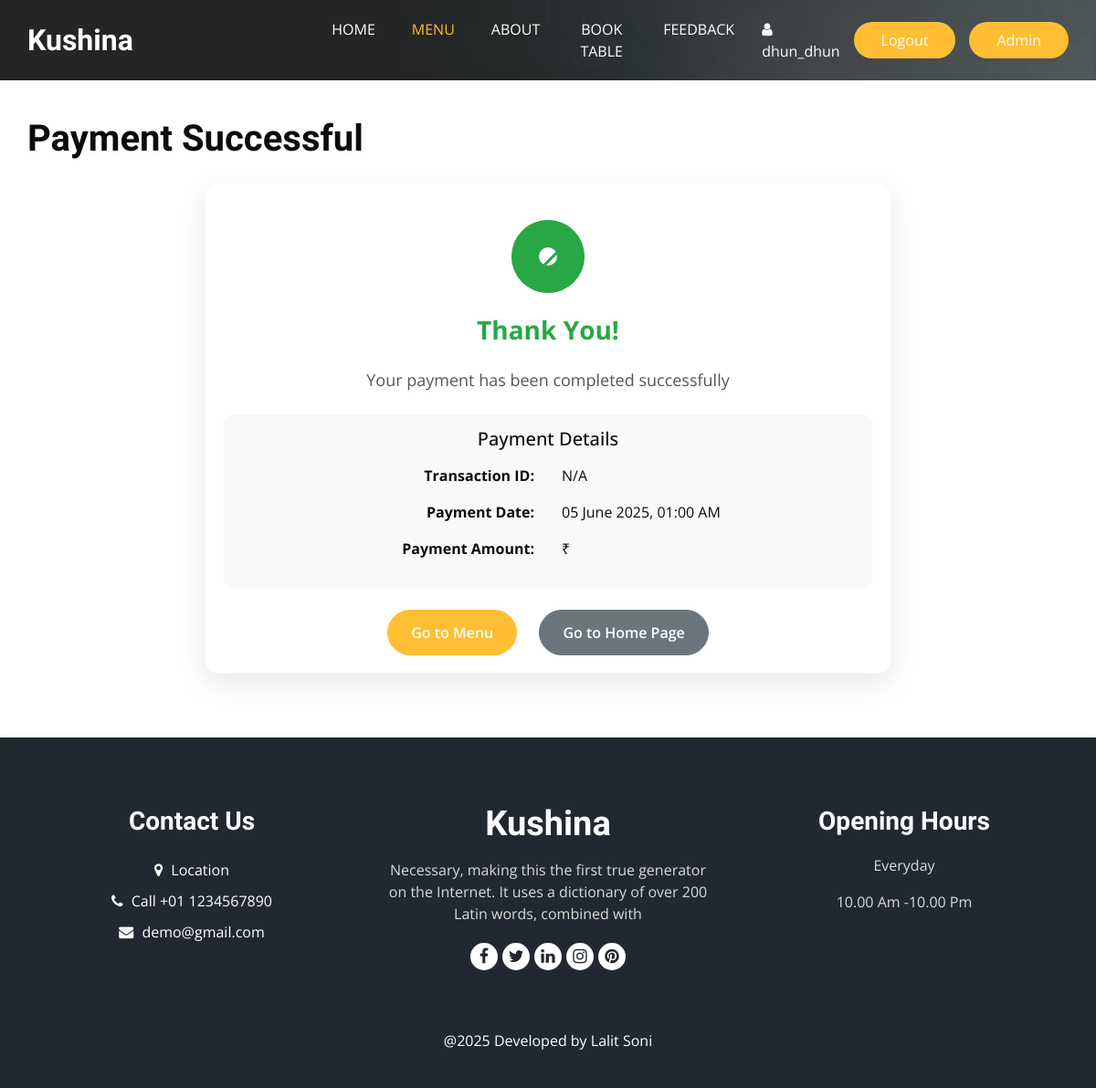
The app's page /payment/success/ (signed in), older data.
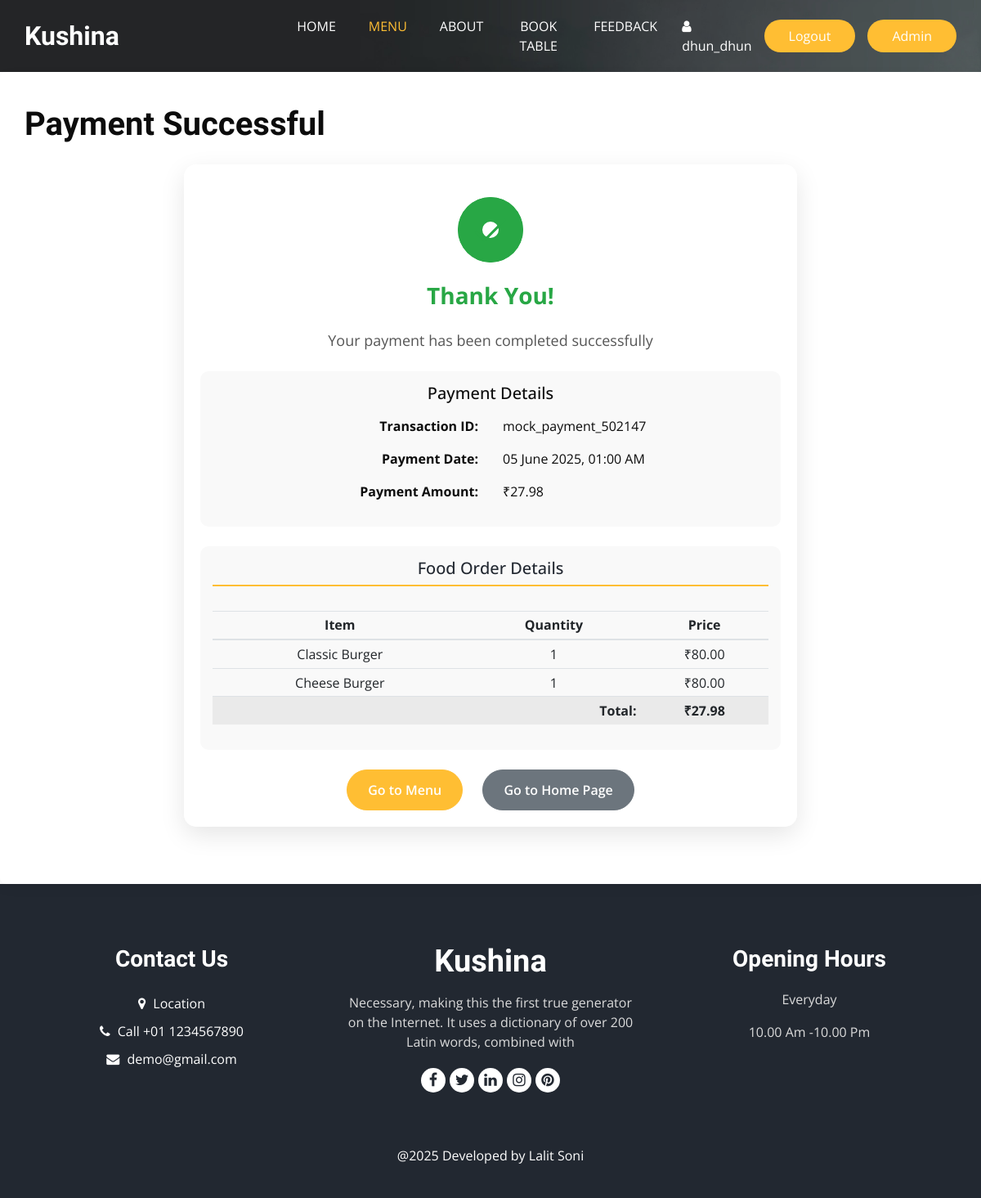
The same page, newer data.
### base_app/models.py (models this page shows, shortened)
class Payment(models.Model):
    user = models.ForeignKey(User, on_delete=models.CASCADE)
    order = models.ForeignKey(Order, on_delete=models.SET_NULL, blank=True, null=True)
    table_booking = models.ForeignKey(TableBooking, on_delete=models.SET_NULL, blank=True, null=True)
    amount = models.DecimalField(max_digits=10, decimal_places=2)
    payment_id = models.CharField(max_length=100, blank=True)
    razorpay_order_id = models.CharField(max_length=100, blank=True)
    razorpay_signature = models.CharField(max_length=255, blank=True)
    payment_status_choices = [
        ('pending', 'Pending'),
        ('completed', 'Completed'),
        ('failed', 'Failed'),
        ('refunded', 'Refunded'),
    ]
    payment_status = models.CharField(max_length=10, choices=payment_status_choices, default='pending')
    payment_method = models.CharField(max_length=50, blank=True)
    created_at = models.DateTimeField(auto_now_add=True)
    updated_at = models.DateTimeField(auto_now=True)

class CartItem(models.Model):
    user = models.ForeignKey(User, on_delete=models.CASCADE)
    menu_item = models.ForeignKey(MenuItem, on_delete=models.CASCADE)
    quantity = models.PositiveIntegerField(default=1)
    created_at = models.DateTimeField(auto_now_add=True)
    updated_at = models.DateTimeField(auto_now=True)
    @property
    def total_price(self):
        return self.menu_item.price * self.quantity

class MenuItem(models.Model):
    name = models.CharField(max_length=100)
    description = models.TextField()
    price = models.DecimalField(max_digits=8, decimal_places=2)
    image = models.ImageField(upload_to='food_images/', blank=True, null=True)
    category = models.ForeignKey(Category, on_delete=models.CASCADE, related_name='menu_items')
    is_featured = models.BooleanField(default=False)
    is_available = models.BooleanField(default=True)
    created_at = models.DateTimeField(auto_now_add=True)
    updated_at = models.DateTimeField(auto_now=True)

class Order(models.Model):
    user = models.ForeignKey(User, on_delete=models.CASCADE)
    items = models.ManyToManyField(CartItem)
    total_price = models.DecimalField(max_digits=10, decimal_places=2)
    status_choices = [
        ('pending', 'Pending'),
        ('preparing', 'Preparing'),
        ('ready', 'Ready for Pickup'),
        ('delivered', 'Delivered'),
        ('cancelled', 'Cancelled'),
    ]
    status = models.CharField(max_length=10, choices=status_choices, default='pending')
    created_at = models.DateTimeField(auto_now_add=True)
    updated_at = models.DateTimeField(auto_now=True)
    payment_complete = models.BooleanField(default=False)
    for_table_booking = models.BooleanField(default=False, help_text="Indicates if this order is for a table booking")

### base_app/views.py (the view)
# urls.py: path('payment/success/', payment_success, name='Payment_Success'),
@login_required(login_url='Login')
def payment_success(request):
    try:
        payment = Payment.objects.filter(
            user=request.user,
            payment_status='completed'
        ).order_by('-id').first()
    except Payment.DoesNotExist:
        payment = None
    contact_info = Contact.objects.first()
    context = {
        'contact_info': contact_info,
        'payment': payment,
        'current_time': timezone.now(),
        'transaction_id': payment.payment_id if payment else 'N/A',
    }
    return render(request, 'payment_success.html', context)

### my_restaurant/Templates/payment_success.html (shortened to what this page needs)
{% extends 'base.html' %}
{% load static %}
{% block class %}class="sub_page"{% endblock class %}
{% block menu_status %}active{% endblock menu_status %}
{% block main %}
<section class="book_section layout_padding">
  <div class="container">
    <div class="heading_container">
      <h2>
        Payment Successful
      </h2>
    </div>
    <div class="row justify-content-center">
      <div class="col-md-8 text-center">
        <div class="form_container payment-result-card">
          <div class="card">
            <div class="card-body">
              <div class="success-animation mb-4">
                <svg class="checkmark" xmlns="http://www.w3.org/2000/svg" viewBox="0 0 52 52">
                  <circle class="checkmark__circle" cx="26" cy="26" r="25" fill="none" />
                  <path class="checkmark__check" fill="none" d="M14.1 27.2l7.1 7.2 16.7-16.8" />
                </svg>
              </div>
              <h3 class="mb-4 success-title">Thank You!</h3>
              <p class="success-message">Your payment has been completed successfully</p>
              <div class="payment-details mt-4 mb-4">
                <h5 class="mb-3">Payment Details</h5>
                <div class="row">
                  <div class="col-md-6 text-md-right">
                    <p><strong>Transaction ID:</strong></p>
                    <p><strong>Payment Date:</strong></p>
                    <p><strong>Payment Amount:</strong></p>
                  </div>
                  <div class="col-md-6 text-md-left">
                    <p>{{ transaction_id }}</p>
                    <p>{{ current_time|date:"d F Y, h:i A" }}</p>
                    <p>₹{{ payment.amount }}</p>
                  </div>
                </div>
              </div>
              {% if payment.order %}
              <div class="order-details payment-section mb-3">
                <h5 class="section-title">Food Order Details</h5>
                <div class="row">
                  <div class="col-12">
                    <div class="order-items">
                      <table class="table table-sm">
                        <thead>
                          <tr>
                            <th>Item</th>
                            <th>Quantity</th>
                            <th>Price</th>
                          </tr>
                        </thead>
                        <tbody>
                          {% for item in payment.order.items.all %}
                          <tr>
                            <td>{{ item.menu_item.name }}</td>
                            <td>{{ item.quantity }}</td>
                            <td>₹{{ item.total_price }}</td>
                          </tr>
                          {% endfor %}
                          <tr class="order-total">
                            <td colspan="2" class="text-right font-weight-bold">Total:</td>
                            <td class="font-weight-bold">₹{{ payment.order.total_price }}</td>
                          </tr>
                        </tbody>
                      </table>
                    </div>
                  </div>
                </div>
              </div>
              {% endif %}
              <div class="mt-4 success-buttons">
                <a href="{% url 'Menu' %}" class="btn btn-primary">Go to Menu</a>
                <a href="{% url 'Home' %}" class="btn btn-secondary">Go to Home Page</a>
              </div>
            </div>
          </div>
        </div>
      </div>
    </div>
  </div>
</section>
{% endblock main %}

### my_restaurant/Templates/base.html (shortened to what this page needs)
<!DOCTYPE html>
<html>
{% load static %}
<head>
  <link rel="stylesheet" type="text/css" href="{% static 'css/bootstrap.css' %}" />
  <link rel="stylesheet" type="text/css" href="https://cdnjs.cloudflare.com/ajax/libs/OwlCarousel2/2.3.4/assets/owl.carousel.min.css" />
  <link rel="stylesheet" href="https://cdnjs.cloudflare.com/ajax/libs/jquery-nice-select/1.1.0/css/nice-select.min.css" />
  <link href="{% static 'css/font-awesome.min.css' %}" rel="stylesheet" />
  <link href="{% static 'css/style.css' %}" rel="stylesheet" />
  <link href="{% static 'css/responsive.css' %}" rel="stylesheet" />
</head>
<body {% block class %}{% endblock class %}>
  <div class="hero_area">
    <div class="bg-box">
      <img src="{% static 'images/hero-bg.jpg' %}" alt="">
    </div>
    <header class="header_section">
      <div class="container">
        <nav class="navbar navbar-expand-lg custom_nav-container ">
          <a class="navbar-brand" href="{% url 'Home' %}">
            <span>
              Kushina
            </span>
          </a>
          <div class="collapse navbar-collapse" id="navbarSupportedContent">
            <ul class="navbar-nav  mx-auto ">
              <li class="nav-item {% block home_status %}{% endblock home_status %}">
                <a class="nav-link" href="{% url 'Home' %}">Home <span class="sr-only">(current)</span></a>
              </li>
              <li class="nav-item {% block menu_status %}{% endblock menu_status %}">
                <a class="nav-link " href="{% url 'Menu' %}">Menu</a>
              </li>
              <li class="nav-item {% block about_status %}{% endblock about_status %}">
                <a class="nav-link" href="{% url 'About' %}">About</a>
              </li>
              <li class="nav-item {% block table_status %}{% endblock table_status %}">
                <a class="nav-link" href="{% url 'Book_Table' %}">Book Table</a>
              </li>
              <li class="nav-item {% block feedback_status %}{% endblock feedback_status %}">
                <a class="nav-link" href="{% url 'Feedback_Form' %}">Feedback</a>
              </li>
            </ul>
            <div class="user_option">
              {% if user.is_authenticated %}
              <a href="#" class="user_link">
                <i class="fa fa-user" aria-hidden="true"></i>
                {{ user.username }}
              </a>
              <a href="{% url 'Logout' %}" class="order_online">
                Logout
              </a>
              {% endif %}
              {% if user.is_staff %}
              <a href="/admin" class="order_online">
                Admin
              </a>
              {% endif %}
            </div>
          </div>
        </nav>
      </div>
    </header>
  </div>
 {% block main %}{% endblock main %}
  <footer class="footer_section">
    <div class="container">
      <div class="row">
        <div class="col-md-4 footer-col">
          <div class="footer_contact">
            <h4>
              Contact Us
            </h4>
            <div class="contact_link_box">
              <a href="">
                <i class="fa fa-map-marker" aria-hidden="true"></i>
                <span>
                  Location
                </span>
              </a>
              <a href="">
                <i class="fa fa-phone" aria-hidden="true"></i>
                <span>
                  Call +01 1234567890
                </span>
              </a>
              <a href="">
                <i class="fa fa-envelope" aria-hidden="true"></i>
                <span>
                  demo@gmail.com
                </span>
              </a>
            </div>
          </div>
        </div>
        <div class="col-md-4 footer-col">
          <div class="footer_detail">
            <a href="" class="footer-logo">
              Kushina
            </a>
            <p>
              Necessary, making this the first true generator on the Internet. It uses a dictionary of over 200 Latin words, combined with
            </p>
            <div class="footer_social">
              <a href="">
                <i class="fa fa-facebook" aria-hidden="true"></i>
              </a>
              <a href="">
                <i class="fa fa-twitter" aria-hidden="true"></i>
              </a>
              <a href="">
                <i class="fa fa-linkedin" aria-hidden="true"></i>
              </a>
              <a href="">
                <i class="fa fa-instagram" aria-hidden="true"></i>
              </a>
              <a href="">
                <i class="fa fa-pinterest" aria-hidden="true"></i>
              </a>
            </div>
          </div>
        </div>
        <div class="col-md-4 footer-col">
          <h4>
            Opening Hours
          </h4>
          <p>
            Everyday
          </p>
          <p>
            10.00 Am -10.00 Pm
          </p>
        </div>
      </div>
      <div class="footer-info">
        <p>
          @2025 Developed by Lalit Soni
        </p>
      </div>
    </div>
  </footer>
</body>
</html>

### my_restaurant/Static/css/style.css (style rules this page uses)
body { font-family: "Open Sans", sans-serif; color: #0c0c0c; background-color: #ffffff; overflow-x: hidden; }
.layout_padding { padding: 90px 0; }
h1, h2 { font-family: 'Dancing Script', cursive; }
.heading_container { display: -webkit-box; display: -ms-flexbox; display: flex; -webkit-box-orient: vertical; -webkit-box-direction: normal; -ms-flex-direction: column; flex-direction: column; -webkit-box-align: start; -ms-flex-align: start; align-items: flex-start; }
.heading_container h2 { position: relative; margin-bottom: 0; font-size: 2.5rem; font-weight: bold; }
a, a:hover, a:focus { text-decoration: none; }
.btn, .btn:focus { outline: none !important; -webkit-box-shadow: none; box-shadow: none; }
.hero_area { position: relative; min-height: 100vh; display: -webkit-box; display: -ms-flexbox; display: flex; -webkit-box-orient: vertical; -webkit-box-direction: normal; -ms-flex-direction: column; flex-direction: column; }
.bg-box { position: absolute; top: 0; left: 0; width: 100%; height: 100%; z-index: -1; }
.bg-box img { width: 100%; height: 100%; -o-object-fit: cover; object-fit: cover; opacity: 0.9; }
.sub_page .hero_area { min-height: auto; }
.sub_page .hero_area .bg-box { position: absolute; top: 0; left: 0; width: 100%; height: 100%; }
.sub_page .hero_area .bg-box img { width: 100%; height: 100%; -o-object-position: right top; object-position: right top; }
.header_section { padding: 15px 0; }
.navbar-brand { font-family: 'Dancing Script', cursive; }
.navbar-brand span { font-weight: bold; font-size: 32px; color: #ffffff; }
.custom_nav-container { padding: 0; }
.custom_nav-container .navbar-nav { padding-left: 18%; }
.custom_nav-container .navbar-nav .nav-item .nav-link { padding: 5px 20px; color: #ffffff; text-align: center; text-transform: uppercase; border-radius: 5px; -webkit-transition: all 0.3s; transition: all 0.3s; }
.custom_nav-container .navbar-nav .nav-item:hover .nav-link, .custom_nav-container .navbar-nav .nav-item.active .nav-link { color: #ffbe33; }
.user_option { display: -webkit-box; display: -ms-flexbox; display: flex; -webkit-box-align: center; -ms-flex-align: center; align-items: center; }
.user_option a { margin: 0 10px; }
.user_option .user_link { color: #ffffff; }
.user_option .order_online { display: inline-block; padding: 8px 30px; background-color: #ffbe33; color: #ffffff; border-radius: 45px; -webkit-transition: all 0.3s; transition: all 0.3s; border: none; }
.book_section { position: relative; z-index: 1; background: #ffffff; padding: 40px 0; }
.book_section .heading_container { margin-bottom: 25px; }
.book_section .form_container { margin-bottom: 30px; }
.footer_section { background-color: #222831; color: #ffffff; padding: 75px 0 40px 0; text-align: center; }
.footer_section h4 { font-size: 28px; }
.footer_section h4, .footer_section .footer-logo { font-weight: 600; margin-bottom: 20px; font-family: 'Dancing Script', cursive; }
.footer_section p { color: #dbdbdb; }
.footer_section .footer-col { margin-bottom: 30px; }
.footer_section .footer_contact .contact_link_box { display: -webkit-box; display: -ms-flexbox; display: flex; -webkit-box-orient: vertical; -webkit-box-direction: normal; -ms-flex-direction: column; flex-direction: column; }
.footer_section .footer_contact .contact_link_box a { margin: 5px 0; color: #ffffff; }
.footer_section .footer_contact .contact_link_box a i { margin-right: 5px; }
.footer_section .footer-logo { display: block; font-weight: bold; font-size: 38px; line-height: 1; color: #ffffff; }
.footer_section .footer_social { display: -webkit-box; display: -ms-flexbox; display: flex; -webkit-box-pack: center; -ms-flex-pack: center; justify-content: center; margin-top: 20px; margin-bottom: 10px; }
.footer_section .footer_social a { display: -webkit-box; display: -ms-flexbox; display: flex; -webkit-box-pack: center; -ms-flex-pack: center; justify-content: center; -webkit-box-align: center; -ms-flex-align: center; align-items: center; color: #222831; width: 30px; height: 30px; border-radius: 100%; background-color: #ffffff; border-radius: 100%; margin: 0 2.5px; font-size: 18px; }
.footer_section .footer-info { text-align: center; margin-top: 25px; }
.footer_section .footer-info p { color: #ffffff; margin: 0; }
section { position: relative; overflow: visible; z-index: 1; clear: both; margin-bottom: 0; padding: 40px 0; background-color: #ffffff; box-shadow: 0 5px 15px rgba(0,0,0,0.05); border-radius: 8px; }
.container { position: relative; z-index: 2; }

Row changes from the older to the newer data that the page shows:
added Payment: amount "27.98", order.total_price "27.98"
added CartItem: menu_item.name "Classic Burger", quantity "1", total_price "80.00"
added CartItem: menu_item.name "Cheese Burger", quantity "1", total_price "80.00"
Text that changed along with them:
{{ transaction_id }}: "N/A" → (not shown)
text now shown: "Food Order Details Item Quantity Price Total: ₹"
